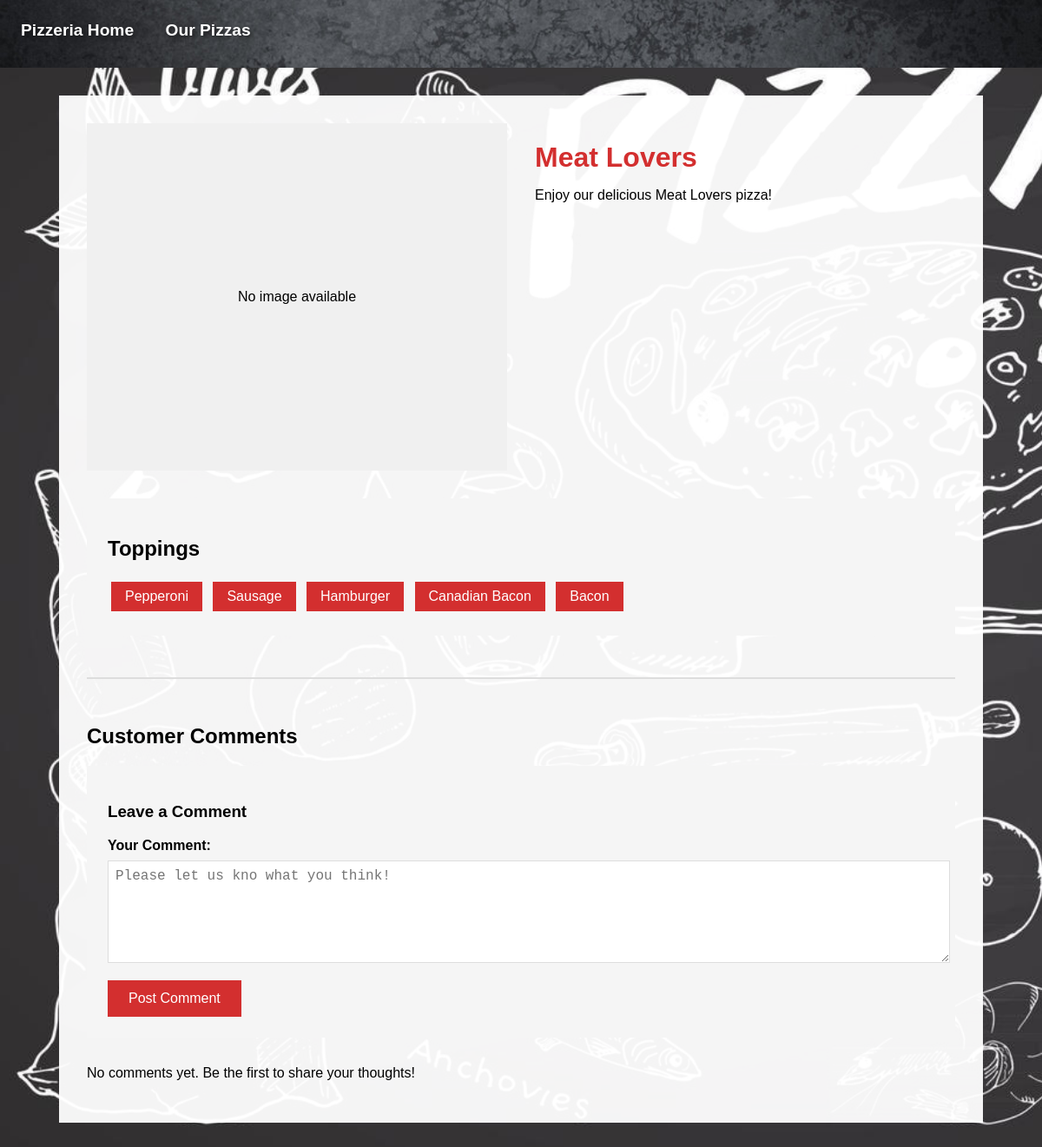
Before: /pizzas/8/ with the older database file.
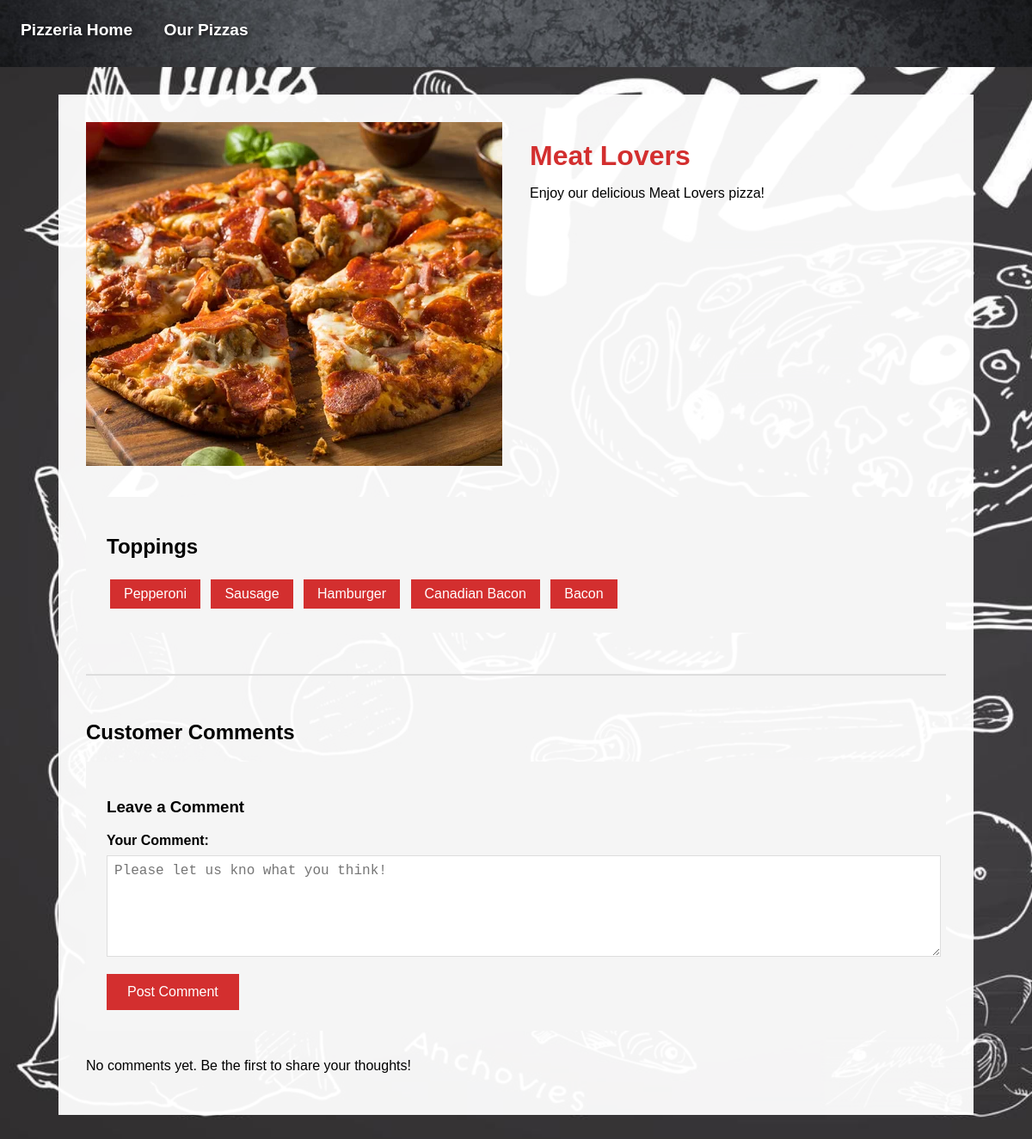
After: the same page with the newer database file.
### pizzas/models.py (models this page shows, shortened)
class Pizza(models.Model):
    pizzas = [
        ('supreme', 'Supreme'),
        ('veggie', 'Veggie'),
        ('meat_lovers', 'Meat Lovers'),
        ('hawaiian', 'Hawaiian'),
        ('cheese', 'Cheese'),
    ]
    pizza_name = models.CharField(max_length=200,choices=pizzas,default='cheese')
    pizza_image = models.ImageField(upload_to='pizza_images/',blank=True,null=True,help_text="Upload an image of this pizza")

### pizzas/views.py (the view)
# urls.py: path('pizzas/<int:pizza_id>/',views.pizza_detail,name='pizza_detail'),
def pizza_detail(request,pizza_id):
    pizza = get_object_or_404(Pizza,id=pizza_id)
    toppings = pizza.toppings.all()
    comments = pizza.comments.all()
    if request.method == 'POST':
        form = CommentForm(request.POST)
        if form.is_valid():
            new_comment = form.save(commit=False)
            new_comment.product = pizza
            new_comment.save()
            return redirect('pizzas:pizza_detail', pizza_id=pizza.id)
    else:
        form = CommentForm()
    context = {
        'pizza': pizza,
        'toppings': toppings,
        'comments': comments,
        'form': form
    }
    return render(request,'pizzas/pizza_detail.html',context)

### pizzas/forms.py
class CommentForm(forms.ModelForm):
    class Meta:
        model = Comment
        fields = ['text']
        labels = {'text':'Your Comment'}
        widgets = {
            'text':forms.Textarea(attrs={
                'class':'form-control',
                'rows':4,
                'placeholder':'Please let us kno what you think!'
            })
        }

### pizzas/templates/pizzas/pizza_detail.html (shortened to what this page needs)
{% extends "pizzas/base.html" %}
{% block content %}
<div class="detail-container">
    <div class="pizza-header">
        <div>
            {% if pizza.pizza_image %}
                <img src="{{ pizza.pizza_image.url }}" alt="{{ pizza.get_pizza_name_display }}" class="pizza-image-large">
            {% else %}
                <div style="height: 400px; background-color: #f0f0f0; display: flex; align-items: center; justify-content: center;">
                    <p>No image available</p>
                </div>
            {% endif %}
        </div>
        <div class="pizza-info">
            <h1>{{ pizza.get_pizza_name_display }}</h1>
            {% if pizza.description %}
                <p>{{ pizza.description }}</p>
            {% else %}
                <p>Enjoy our delicious {{ pizza.get_pizza_name_display }} pizza!</p>
            {% endif %}
        </div>
    </div>
    <div class="toppings">
        <h2>Toppings</h2>
        {% for topping in toppings %}
            <span class="topping-item">{{ topping.get_topping_name_display }}</span>
        {% empty %}
            <p>No toppings have been added for this pizza yet.</p>
        {% endfor %}
    </div>
    <div class="comments-section">
        <h2>Customer Comments</h2>
        <div class="comment-form">
            <h3>Leave a Comment</h3>
            <form method="post">
                <div class="form-group">
                    {{ form.text.label_tag }}
                    {{ form.text }}
                </div>
                <button type="submit" class="submit-btn">Post Comment</button>
            </form>
        </div>
        <div class="comments-list">
            {% for comment in comments %}
                <div class="comment">
                    <div class="comment-header">
                        {{ comment.author }}
                        <span class="comment-date">- {{ comment.date_added|date:"M d, Y g:i A" }}</span>
                    </div>
                    <p>{{ comment.text }}</p>
                </div>
            {% empty %}
                <p>No comments yet. Be the first to share your thoughts!</p>
            {% endfor %}
        </div>
    </div>
</div>
{% endblock %}

Changed rows visible on the page:
changed Pizza "Meat Lovers": pizza_image: picture added
Other visible differences:
text no longer shown: "No image available"
